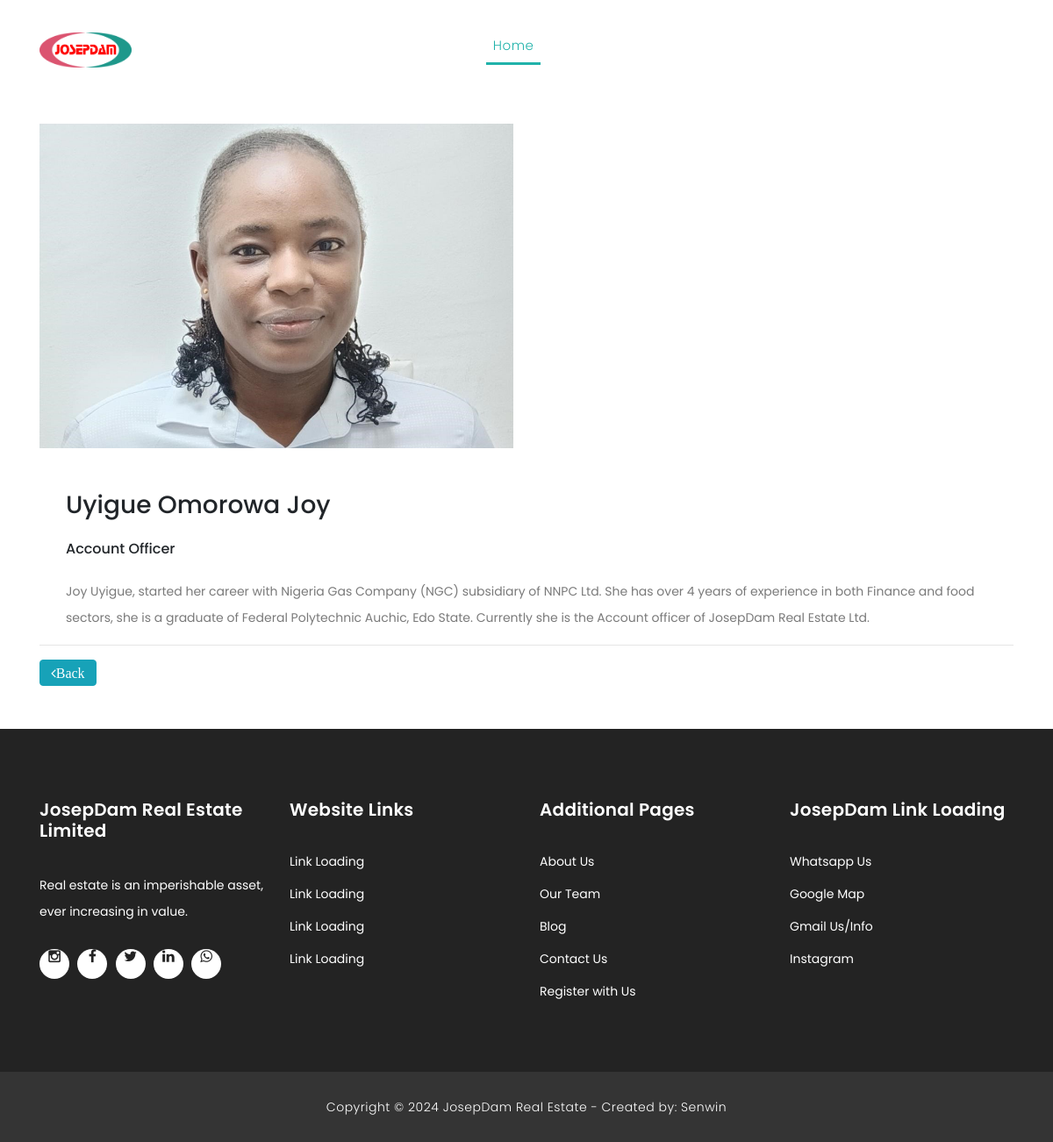
Page /article_team/2/ on the committed database.
### josepdam/models.py (models this page shows, shortened)
class TeamsPost (models.Model):
    worker_name = models.CharField (max_length = 200, blank=True, null=True)
    worker_position = models.CharField (max_length = 200, blank=True, null=True)
    worker_description = models.TextField()
    worker_img = models.ImageField(upload_to='images')
    slug = models.SlugField (max_length=25)
    publish_date = models.DateTimeField (auto_now_add= True)
    author = models.ForeignKey(User, on_delete=models.CASCADE)
    class Meta:
        ordering =['-publish_date']

### josepdam/views.py (the view, shortened to what this page needs)
# urls.py: path('article_team/<int:pk>/', ArticleTeamDetailView.as_view(), name="detail-team"),
class ArticleTeamDetailView(DetailView):
    model = TeamsPost
    template_name = 'josep/article_team_detail.html'

### templates/josep/article_team_detail.html (shortened to what this page needs)
{% extends "base.html" %}
{% load static %}
{% block content%}
    <div class="page-headingdddddd header-text">
        <div class="container">
          <div class="row">
            <div class="col-md-12">
              <h1> <small><del></small> <sup>$</sup>{{ object.price }}</h1>
            </div>
          </div>
        </div>
      </div>
    <div class="services">
      <div class="container">
        <div class="row">
          <div class="col-md-6">
            <div>
              {% if object.worker_img %}
              <img src="{{ object.worker_img.url }}" alt="" class="img-fluid wc-image">
              {% endif %}
            </div> <br>
          </div>
        </div> <br>
        <div class="tabs-content" style="display: block;">
          <h3>{{ object.worker_name }}</h3><br>
          <h6>{{ object.worker_position }}</h6><br>
          <p>{{ object.worker_description|truncatechars:9000 }}</p>
        </div> <hr>
        <span>
           <a href="{% url 'team' %}" class="btn btn-info"><i class="fa fa-angle-left">Back</i></a>
        </span>
          <div class="col-lg-3">
          </div>
        </div>
        <br>
        <br>
      </div>
{% endblock %}

### static/assets/css/style.css (style rules this page uses)
body { font-family: 'Poppins', sans-serif; overflow-x: hidden; text-rendering: optimizeLegibility; -webkit-font-smoothing: antialiased; -moz-osx-font-smoothing: grayscale; }
p { margin-bottom: 0px; font-size: 14px; color: #666666; line-height: 30px; }
a { text-decoration: none!important; }
h1,h2,h3,h4,h5,h6 { margin: 0px; }
*, *:before, *:after { -webkit-box-sizing: border-box; box-sizing: border-box; -webkit-font-smoothing: antialiased; -moz-osx-font-smoothing: grayscale; }
.services { margin-top: 140px; }
.tabs-content { margin-left: 30px; text-align: left; display: inline-block; transition: all 0.3s; }
.tabs-content p { font-size: 14px; color: #7a7a7a; margin-bottom: 0px; }

### rows in the picture
TeamsPost: worker_img (picture), worker_name "Uyigue Omorowa Joy", worker_position "Account Officer", worker_description "Joy Uyigue, started her career with Nigeria Gas Company (NGC) subsidiary of NNPC Ltd. She has over 4 years of experience in both Finance and food sectors, she is a graduate of Federal Polytechnic Auchic, Edo State. Currently she is the Account officer of JosepDam Real Estate Ltd."
